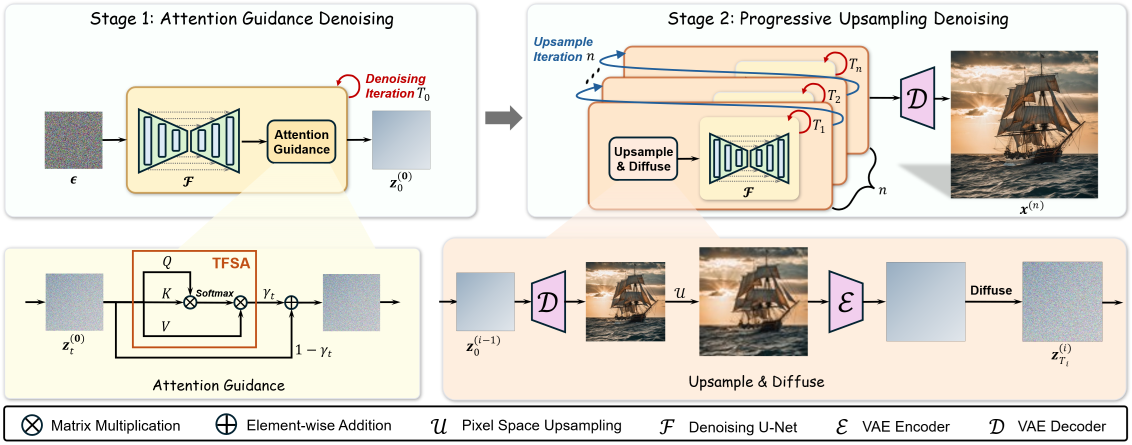
#> input picture fig/RepLDM.png, 3396 x 1334 px (shown at 1/3 size)
$ python metrics.py ../fig/RepLDM.png
#> lines starting #> are read from the running program, lines starting #| are printed output that depends on the picture; after the words box and inside, x2 and y2 are one past the last pixel; in counts of white or black regions, pixels touching at a corner belong together
"""Weightless, model-free image metrics for the RepLDM eval pipeline.

These run in either conda env (pure numpy + PIL) and are deliberately
*decorrelated witnesses* for reward-hacking detection (EXPERIMENT_PLAN §13.5):
ImageReward / CLIP-family rewards co-move with saturation/colorfulness, so we
also report cheap statistics that expose whether an ImageReward gain is just a
global color/contrast push.

All functions take a uint8 RGB numpy array (H, W, 3) and return python floats.
`compute_all(pil_image)` is the entry point used by score.py.
"""
from __future__ import annotations

import numpy as np
from PIL import Image


def _as_rgb_uint8(img: "Image.Image | np.ndarray") -> np.ndarray:
    if isinstance(img, Image.Image):
        img = np.asarray(img.convert("RGB"))
#> in compute_all, img is the input picture: PIL image 3396x1334 RGBA; mean R, G, B, A 184.4, 179.6, 170.3, 211.9
    img = np.asarray(img)
    if img.ndim == 2:
        img = np.stack([img] * 3, axis=-1)
    return img[..., :3].astype(np.uint8)


def colorfulness(rgb: np.ndarray) -> float:
    """Hasler & Suesstrunk (2003) colorfulness metric. Higher = more colorful.

    This is the axis ImageReward is biased toward and that scale*(TFSA-z) moves;
    a guidance gain that *only* raises this number is a reward-hacking signal.
    """
    r, g, b = rgb[..., 0].astype(np.float32), rgb[..., 1].astype(np.float32), rgb[..., 2].astype(np.float32)
    rg = r - g
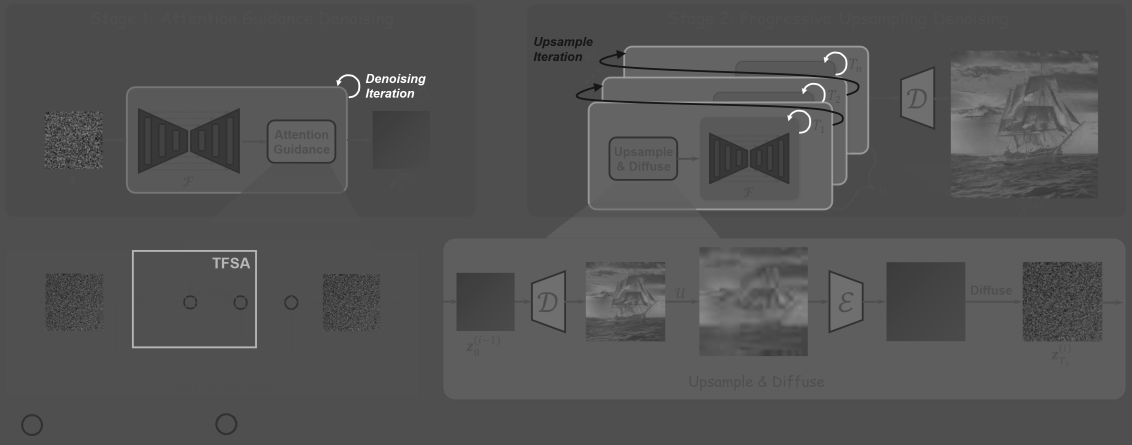
#> rg: shape (1334, 3396) float32 (shown at 1/3 size); min -87, max 192, mean 4.7; drawn with min black and max white
    yb = 0.5 * (r + g) - b
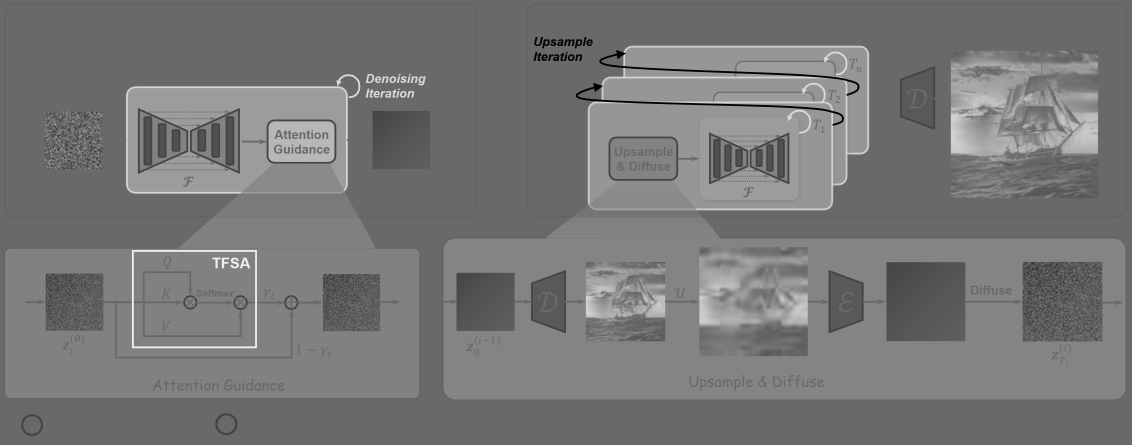
#> yb: shape (1334, 3396) float32 (shown at 1/3 size); min -90, max 128, mean 11.7; drawn with min black and max white
    std_root = np.sqrt(rg.std() ** 2 + yb.std() ** 2)
#> std_root = 26.09
    mean_root = np.sqrt(rg.mean() ** 2 + yb.mean() ** 2)
#> mean_root = 12.62
    return float(std_root + 0.3 * mean_root)


def laplacian_sharpness(rgb: np.ndarray) -> float:
    """Variance of the Laplacian on the luma channel (pure-numpy 3x3 kernel).

    A native-resolution high-frequency-energy proxy. Detail injected by guidance
    should move this; it survives the full-res image but is destroyed by the 224px
    downsample every learned reward applies (EXPERIMENT_PLAN §13.2).
    """
    luma = (0.299 * rgb[..., 0] + 0.587 * rgb[..., 1] + 0.114 * rgb[..., 2]).astype(np.float32)
    # 4-neighbour Laplacian via np.roll (no scipy dependency)
    lap = (
        -4.0 * luma
        + np.roll(luma, 1, axis=0)
        + np.roll(luma, -1, axis=0)
        + np.roll(luma, 1, axis=1)
        + np.roll(luma, -1, axis=1)
    )
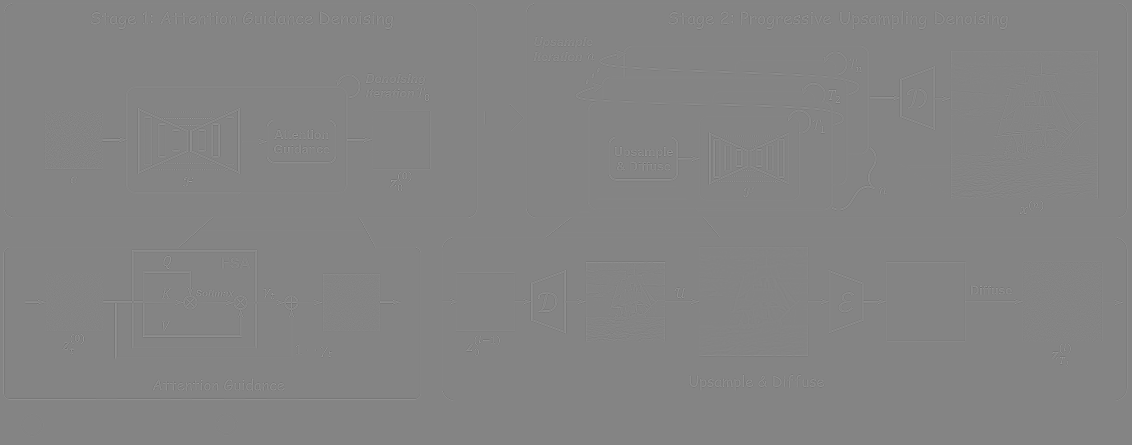
#> lap: shape (1334, 3396) float32 (shown at 1/3 size); min -799, max 734.3, mean 0; drawn with min black and max white
    # drop the 1px border wrapped by np.roll
    lap = lap[1:-1, 1:-1]
#> lap: shape (1332, 3394) float32
    return float(lap.var())


def mean_saturation(rgb: np.ndarray) -> float:
    """Mean HSV saturation in [0, 1]."""
    x = rgb.astype(np.float32) / 255.0
    mx = x.max(axis=-1)
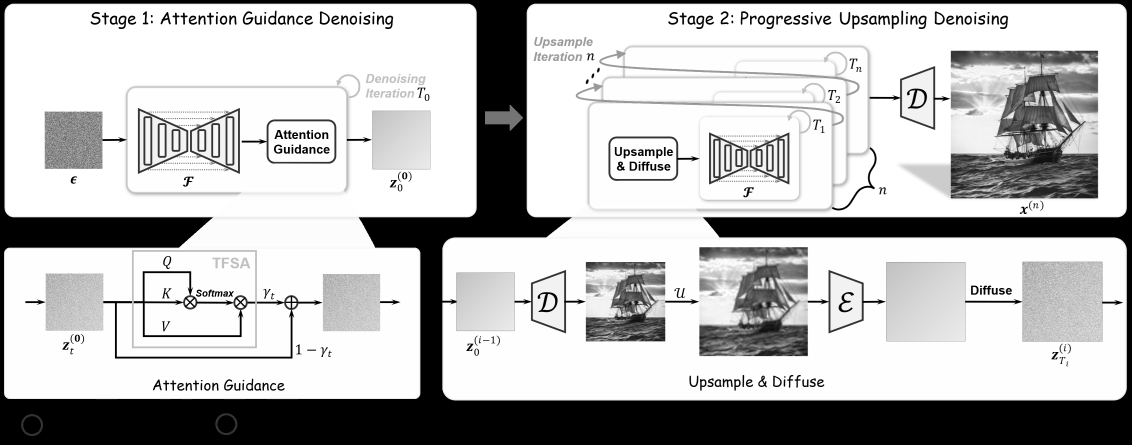
#> mx: shape (1334, 3396) float32 (shown at 1/3 size); min 0, max 1, mean 0.736
    mn = x.min(axis=-1)
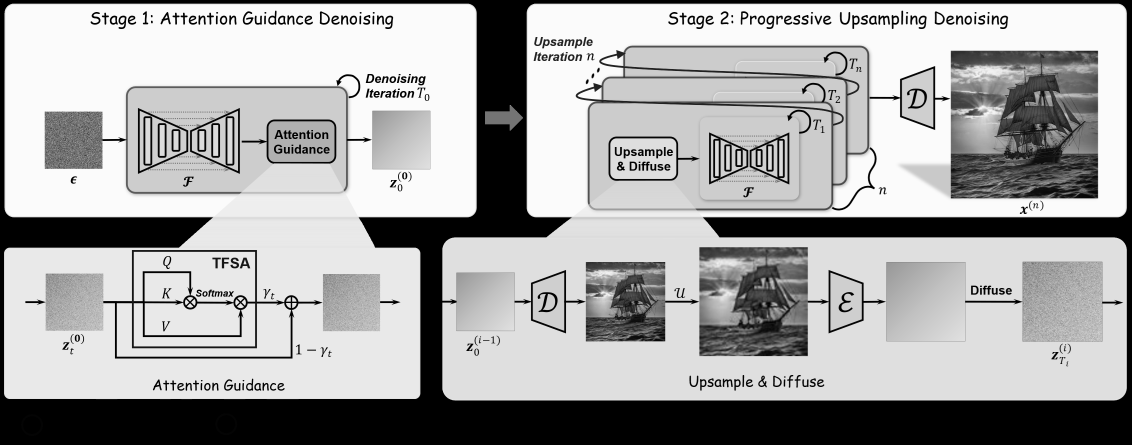
#> mn: shape (1334, 3396) float32 (shown at 1/3 size); min 0, max 1, mean 0.656
    sat = np.where(mx > 1e-6, (mx - mn) / (mx + 1e-6), 0.0)
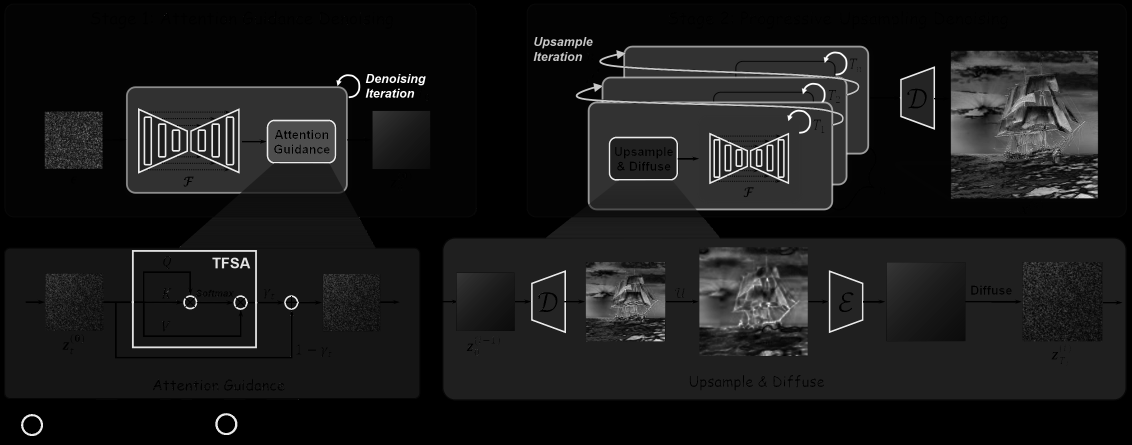
#> sat: shape (1334, 3396) float32 (shown at 1/3 size); min 0, max 1, mean 0.101
    return float(sat.mean())


def clipped_fraction(rgb: np.ndarray, lo: int = 2, hi: int = 253) -> float:
    """Fraction of pixels with any channel crushed to black or blown to white.

    Rises under over-saturation / over-contrast; a hacking co-indicator.
    """
#> called with lo = 2, hi = 253
    any_clipped = (rgb <= lo).any(axis=-1) | (rgb >= hi).any(axis=-1)
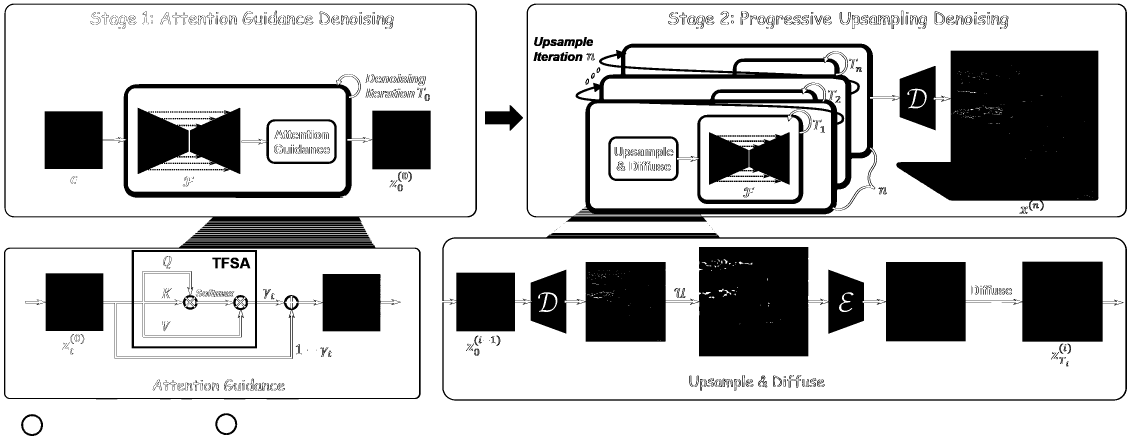
#> any_clipped: shape (1334, 3396) bool (shown at 1/3 size); 76.4% white; 1104 black regions (398 under 20 px), largest, box (x1, y1, x2, y2) and area: (1327, 699, 3381, 1202) 367440, (1580, 11, 3381, 666) 330718, (134, 222, 1292, 594) 91573
    return float(any_clipped.mean())


def contrast_std(rgb: np.ndarray) -> float:
    """Std of luma (global contrast)."""
    luma = 0.299 * rgb[..., 0] + 0.587 * rgb[..., 1] + 0.114 * rgb[..., 2]
    return float(luma.astype(np.float32).std())


def compute_all(img: "Image.Image | np.ndarray") -> dict:
    rgb = _as_rgb_uint8(img)
    return {
        "colorfulness": colorfulness(rgb),
        "laplacian_sharpness": laplacian_sharpness(rgb),
        "mean_saturation": mean_saturation(rgb),
        "clipped_fraction": clipped_fraction(rgb),
        "contrast_std": contrast_std(rgb),
    }


if __name__ == "__main__":
    import sys

    for p in sys.argv[1:]:
        print(p, compute_all(Image.open(p)))

$ run again, on fig/attn_guidance_analyze.png
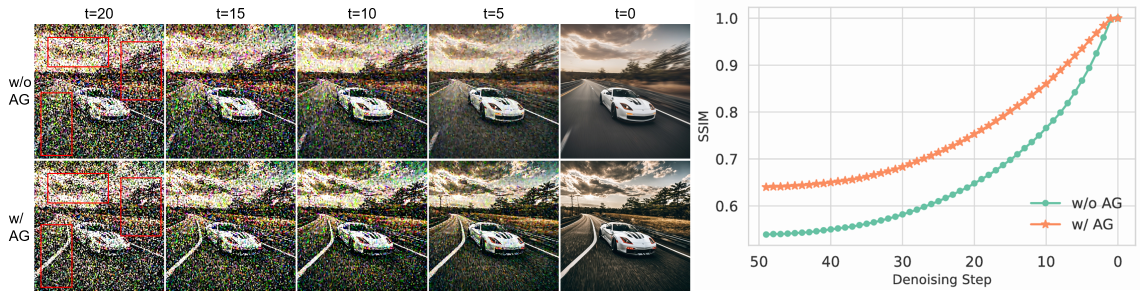
#> input picture fig/attn_guidance_analyze.png, 3420 x 872 px (shown at 1/3 size)
#> in compute_all, img is the input picture: PIL image 3420x872 RGBA; mean R, G, B, A 151.7, 148.7, 140.9, 232
#> in colorfulness, `yb = 0.5 * (r + g) - b`:
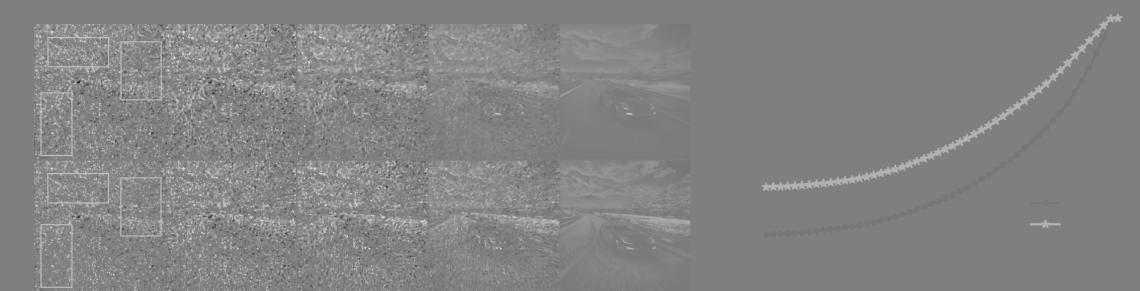
#> yb: shape (872, 3420) float32 (shown at 1/3 size); min -255, max 255, mean 9.3; drawn with min black and max white
#> std_root = 37.05
#> mean_root = 9.75
#> in clipped_fraction, `any_clipped = (rgb <= lo).any(axis=-1) | (rgb >= hi).any(axis=-1)`:
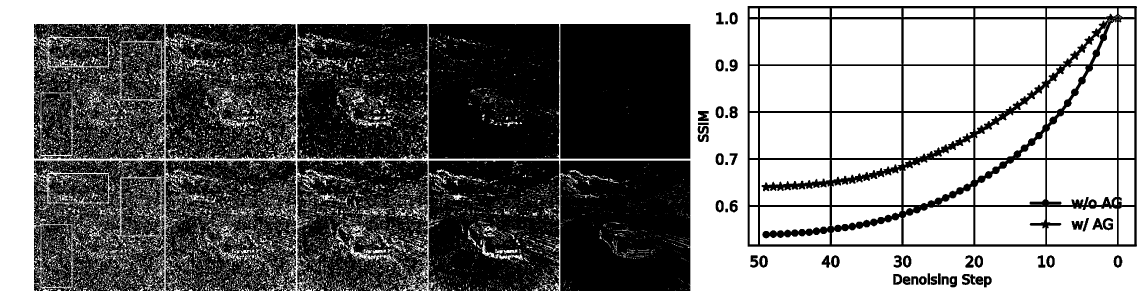
#> any_clipped: shape (872, 3420) bool (shown at 1/3 size); 49.7% white; 16733 white regions (14698 under 20 px), largest, box (x1, y1, x2, y2) and area: (0, 0, 3420, 872) 591708, (2926, 58, 3136, 193) 28350, (2710, 58, 2920, 193) 28217

$ run again, on fig/attn_guidance_scale_ablation.png
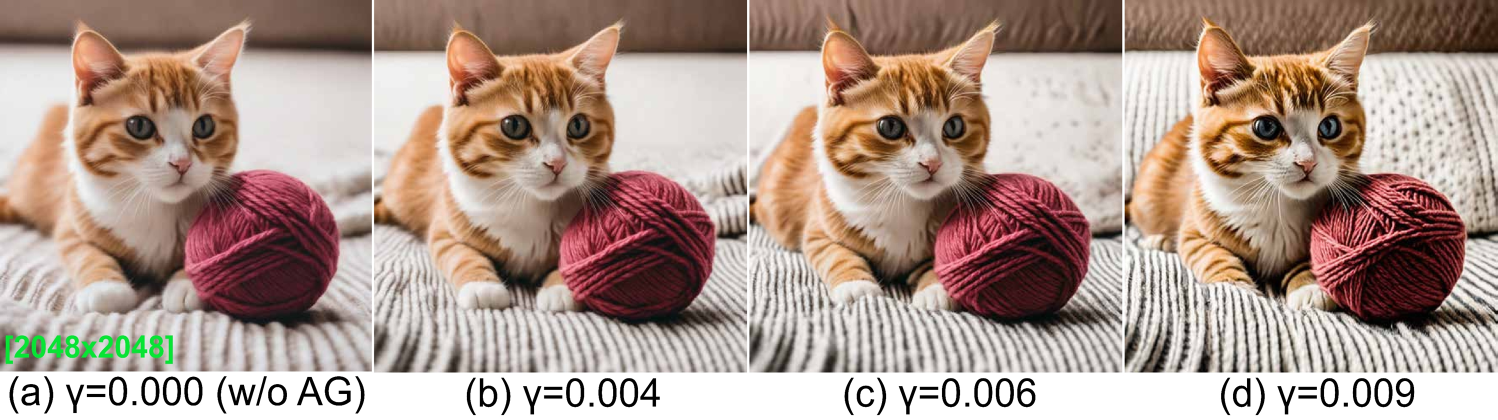
#> input picture fig/attn_guidance_scale_ablation.png, 2995 x 839 px (shown at 1/2 size)
#> in _as_rgb_uint8, img is the input picture: shape (839, 2995, 3); mean R, G, B 174.1, 152, 141.4
#> in colorfulness, `yb = 0.5 * (r + g) - b`:
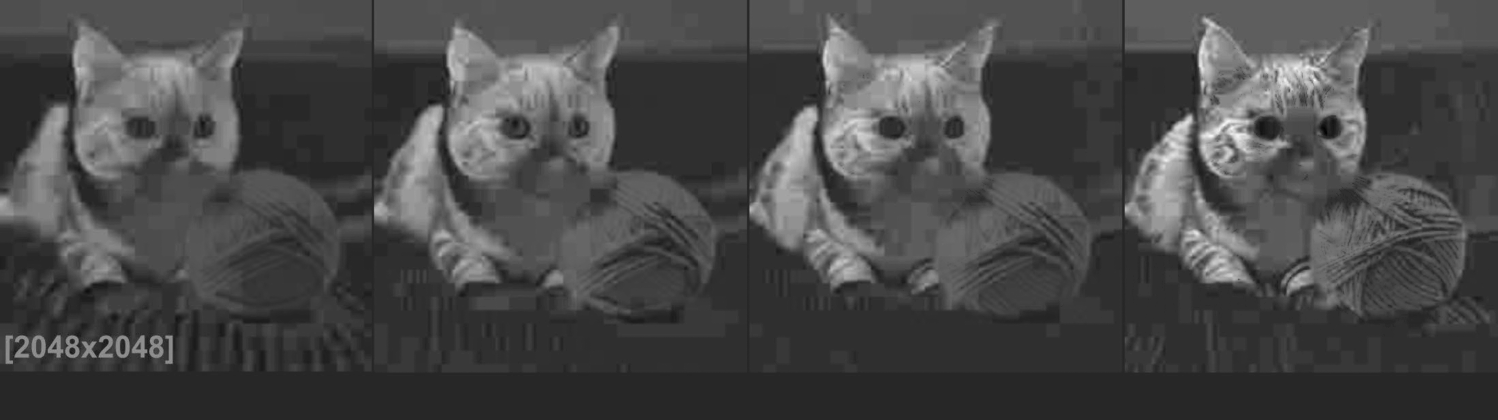
#> yb: shape (839, 2995) float32 (shown at 1/2 size); min -25.5, max 139.5, mean 21.6; drawn with min black and max white
#> std_root = 35.45
#> mean_root = 30.95
#> in clipped_fraction, `any_clipped = (rgb <= lo).any(axis=-1) | (rgb >= hi).any(axis=-1)`:
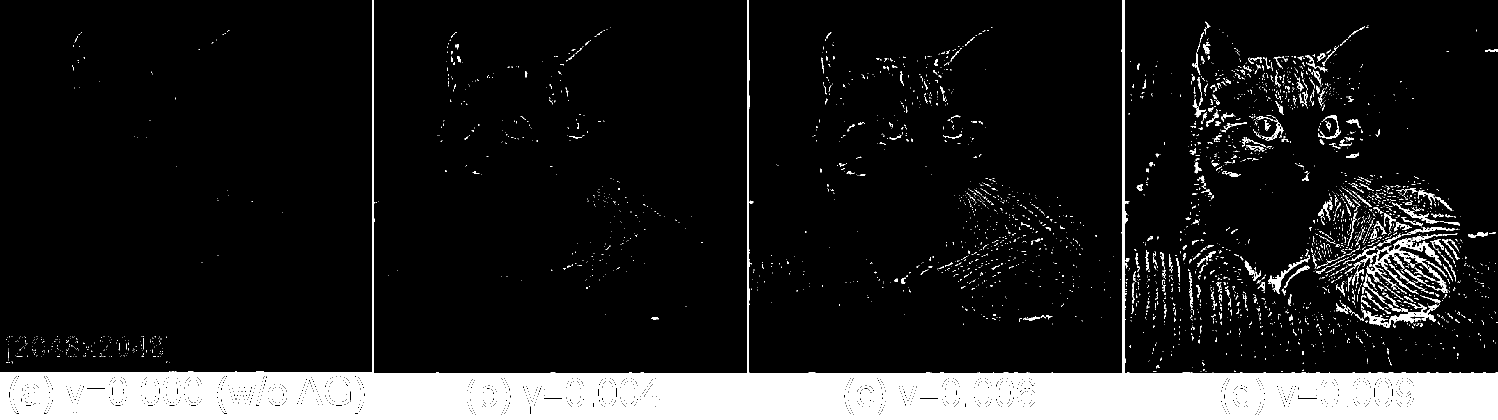
#> any_clipped: shape (839, 2995) bool (shown at 1/2 size); 12.5% white; 3333 white regions (2982 under 20 px), largest, box (x1, y1, x2, y2) and area: (0, 0, 2995, 839) 268564, (2774, 472, 2895, 586) 2699, (2735, 602, 2880, 655) 1850
